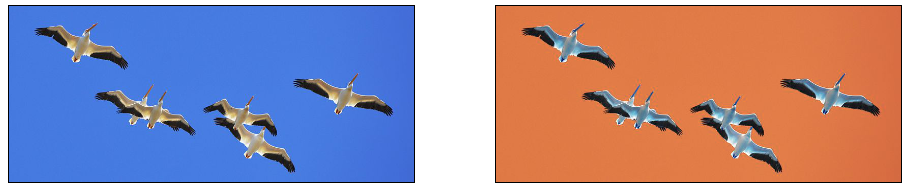
#> input picture images/bird.png, 908 x 187 px, found by its file name
$ python background_cut.py
#> lines starting #> are read from the running program, lines starting #| are printed output that depends on the picture; after the words box and inside, x2 and y2 are one past the last pixel; in counts of white or black regions, pixels touching at a corner belong together
import cv2
import numpy as np

def binary_threshold(path):
#> called with path = 'bird.png'
    img = cv2.imread(path)
#> img is the input picture: shape (187, 908, 3); mean B, G, R 158, 138.5, 158
    grayed = cv2.cvtColor(img, cv2.COLOR_BGR2GRAY)
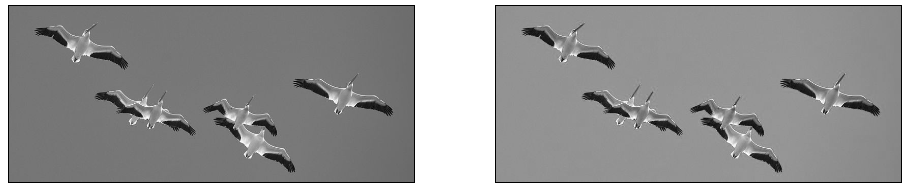
#> grayed: shape (187, 908); min 0, max 255, mean 146.6
    under_thresh = 105
    upper_thresh = 145
    maxValue = 255
    th, drop_back = cv2.threshold(grayed, under_thresh, maxValue, cv2.THRESH_BINARY)
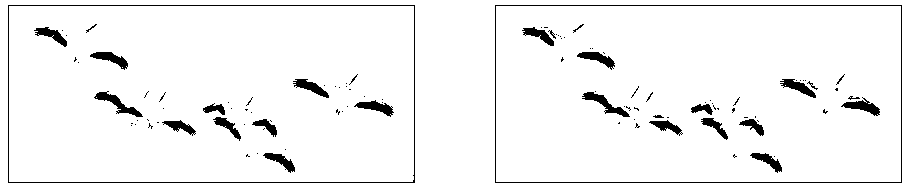
#> drop_back: shape (187, 908); 95.5% white; 106 black regions (77 under 20 px), largest, box (x1, y1, x2, y2) and area: (8, 5, 415, 183) 1169, (495, 5, 902, 183) 1166, (94, 91, 143, 117) 363
#> th = 105
    th, clarify_born = cv2.threshold(grayed, upper_thresh, maxValue, cv2.THRESH_BINARY_INV)
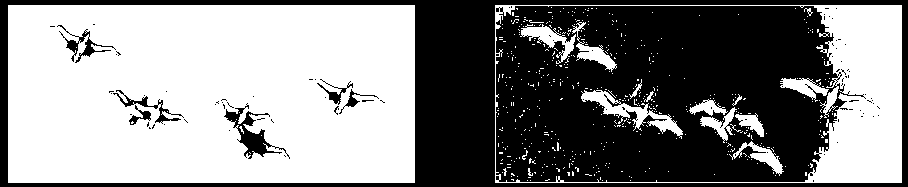
#> clarify_born: shape (187, 908); 53.3% white; 93 black regions (85 under 20 px), largest, box (x1, y1, x2, y2) and area: (496, 6, 866, 182) 51949, (0, 0, 908, 187) 24904, (224, 103, 290, 159) 925
#> th = 145
    merged = np.minimum(drop_back, clarify_born)
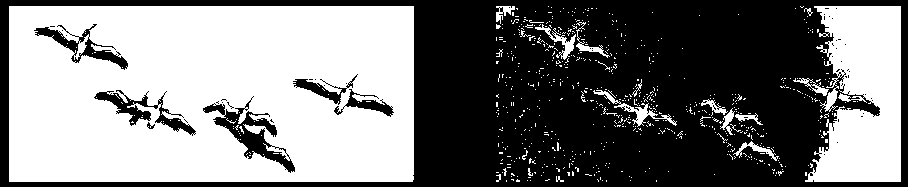
#> merged: shape (187, 908); 48.7% white; 673 white regions (653 under 20 px), largest, box (x1, y1, x2, y2) and area: (9, 6, 414, 182) 66205, (805, 6, 901, 182) 12632, (593, 90, 677, 127) 485
    return merged


img=binary_threshold("bird.png")
cv2.imshow('image', img)
cv2.waitKey(0)
cv2.destroyAllWindows()

$ run again, with images/kamome.png copied over images/bird.png
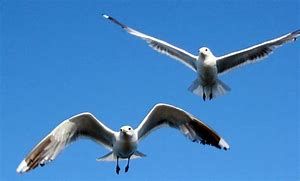
#> input picture images/kamome.png, 300 x 181 px, found by its file name
#> in binary_threshold, img is the input picture: shape (181, 300, 3); mean B, G, R 196.4, 132.9, 67.9
#> in binary_threshold, `th, drop_back = cv2.threshold(grayed, under_thresh, maxValue, cv2.THRE..`:
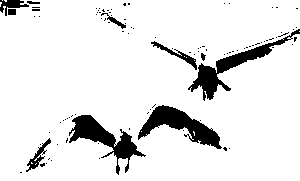
#> drop_back: shape (181, 300); 90.3% white; 98 black regions (88 under 20 px), largest, box (x1, y1, x2, y2) and area: (138, 105, 222, 149) 1426, (188, 29, 300, 101) 1404, (69, 115, 146, 175) 1380
#> in binary_threshold, `th, drop_back = cv2.threshold(grayed, under_thresh, maxValue, cv2.THRE..`: th = 105
#> clarify_born: shape (181, 300); 95.4% white; 91 black regions (79 under 20 px), largest, box (x1, y1, x2, y2) and area: (30, 112, 120, 164) 790, (199, 33, 291, 66) 357, (119, 103, 205, 145) 321
#> in binary_threshold, `th, clarify_born = cv2.threshold(grayed, upper_thresh, maxValue, cv2.T..`: th = 145
#> in binary_threshold, `merged = np.minimum(drop_back, clarify_born)`:
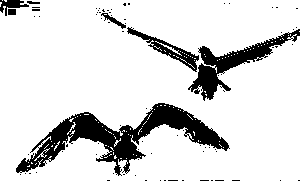
#> merged: shape (181, 300); 85.7% white; 81 black regions (74 under 20 px), largest, box (x1, y1, x2, y2) and area: (16, 103, 230, 176) 4622, (188, 29, 300, 101) 1933, (127, 27, 199, 72) 656
